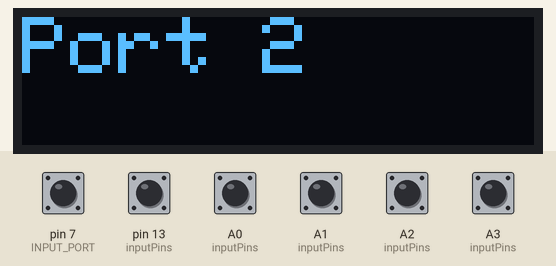
Recording of a program running on a simulated Arduino Nano, built with avr-gcc and run on an emulated ATmega328P. Shown: 128×32 one-colour display. The inputs (shaded band) are chosen by the test bench; at power-on: A0 (inputPins), A1 (inputPins), A2 (inputPins), A3 (inputPins), pin 7 (INPUT_PORT), pin 13 (inputPins) HIGH. What the program prints to the serial monitor is not drawn.

Above: at 1.3 s.
1.4 s: pin 13 (inputPins) pulled LOW for 0.15 s
At 1.49 s:
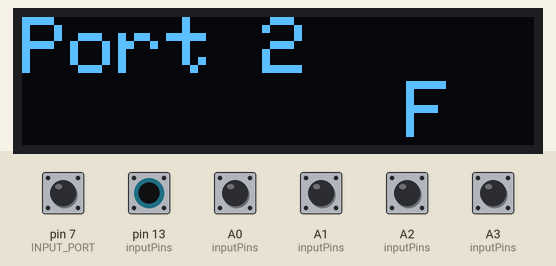
3.0 s: A0 (inputPins) pulled LOW for 0.15 s
At 3.09 s:
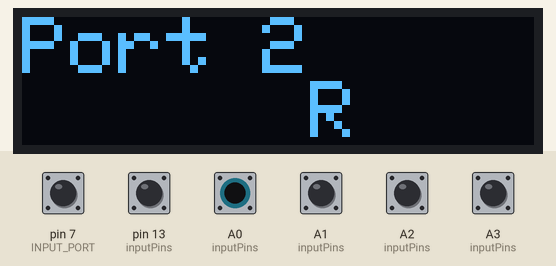
4.6 s: A1 (inputPins) pulled LOW for 0.15 s
At 4.69 s:
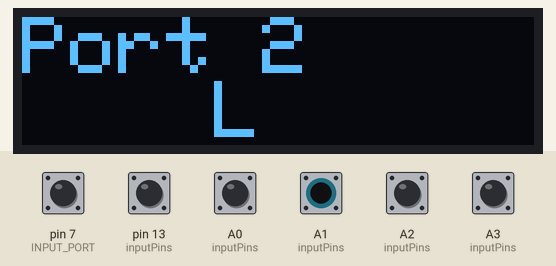
6.2 s: A2 (inputPins) pulled LOW for 0.15 s
At 6.29 s:
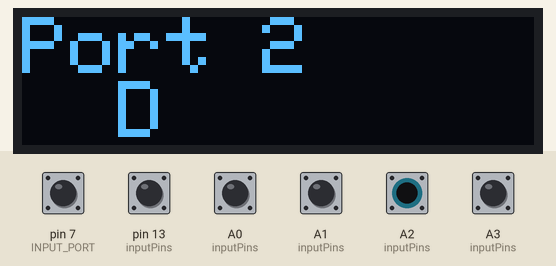
7.8 s: A3 (inputPins) pulled LOW for 0.15 s
At 7.89 s:
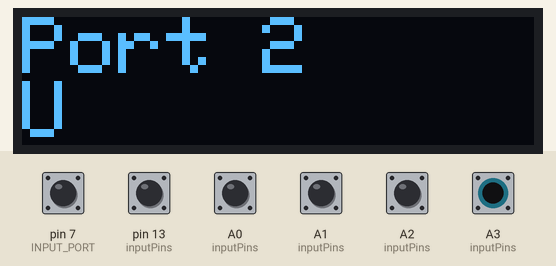
9.4 s: pin 7 (INPUT_PORT) pulled LOW for 1 s
At 9.9 s:
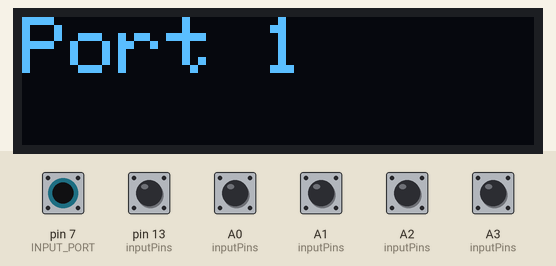
Timing chart, 0 to 12.4 s (numbered marks = the images above; inputs shaded):
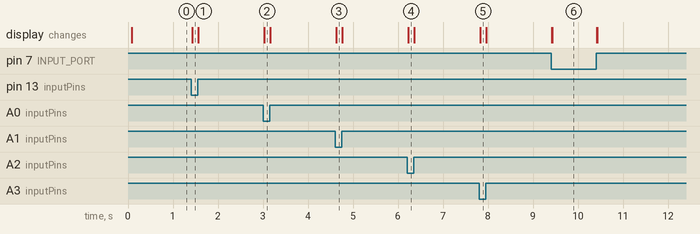

The program:

main.cpp
```cpp
#include <Arduino.h>
#include <Wire.h>
#include <Adafruit_GFX.h>
#include <Adafruit_SSD1306.h>

#define SCREEN_WIDTH 128 // OLED display width, in pixels
#define SCREEN_HEIGHT 32 // OLED display height, in pixels
#define SCREEN_HALF_HEIGHT 16 // OLED display height, in pixels
#define BUTTON_FIELD_WIDTH 24  // The buttons are on line 1, write to fields this wide

#define OLED_RESET     -1 // Reset pin # (or -1 if sharing Arduino reset pin)
#define SCREEN_ADDRESS 0x3C
Adafruit_SSD1306 display(SCREEN_WIDTH, SCREEN_HEIGHT, &Wire, OLED_RESET);

// Print debug messages to serial?
#define debug 1

// Configure pins for output to joystick port 2
#define C64_PORT2_UP 2
#define C64_PORT2_DOWN 3
#define C64_PORT2_LEFT 4
#define C64_PORT2_RIGHT 5
#define C64_PORT2_FIRE 6

// Configure pins for output to joystick port 1
#define C64_PORT1_UP 8
#define C64_PORT1_DOWN 9
#define C64_PORT1_LEFT 10
#define C64_PORT1_RIGHT 11
#define C64_PORT1_FIRE 12

// Configure the pin that selects the joystick port
#define INPUT_PORT 7

// Configure the input joystick pin for NANO with
// LED and resistor MUST BE REMOVED from the Nano.
// This pinout should also work with an Arduino Uno Rev3.
#define INPUT_UP A3
#define INPUT_DOWN A2
#define INPUT_LEFT A1
#define INPUT_RIGHT A0
#define INPUT_FIRE 13

// Current state of inputs
int state_port = 0;
int state_changed_port = 0;

#define NUM_STATES 5
#define NUM_DIR_STATES 4

// Current state of inputs
int all_states[] = { 0, 0, 0, 0, 0 };
// If states of inputs changed this loop iteration
int all_state_changes[] = { 0, 0, 0, 0, 0 };

int output2Pins[] = { C64_PORT2_UP, C64_PORT2_DOWN, C64_PORT2_LEFT, C64_PORT2_RIGHT, C64_PORT2_FIRE };
int output1Pins[] = { C64_PORT1_UP, C64_PORT1_DOWN, C64_PORT1_LEFT, C64_PORT1_RIGHT, C64_PORT1_FIRE };
int inputPins[] = { INPUT_UP, INPUT_DOWN, INPUT_LEFT, INPUT_RIGHT, INPUT_FIRE };

String oledLabels[] = { "U", "D", "L", "R", "F" };


// If the OLED is present
int oled = 1;

void writeOledField(int line, String text, int x, int width) {
    if (oled) {
      int y = (line == 0) ? 0 : 16;
      // Clear the line
      display.fillRect(x, y, width, SCREEN_HALF_HEIGHT, SSD1306_BLACK);
      display.display();
      // Write the line
      display.setCursor(x, y);
      display.println(text);
      display.display();
      Serial.println(text);
    }
}

void writeOled(int line, String text) {
    writeOledField(line, text, 0, SCREEN_WIDTH);
}

void releaseOutput(int input) {
    pinMode(input, INPUT);
}

void pressOutput(int input) {
  pinMode(input, OUTPUT);
  digitalWrite(input, LOW);
}

void releaseAllOutputs() {
  // When not pressed, output ports need to default to input
  // so they float (or they will conflict with the c64 keyboard).
  for (int i = 0; i < NUM_STATES; i++) {
    releaseOutput(output1Pins[i]);
    releaseOutput(output2Pins[i]);
  }
}

void changePorts() {

  releaseAllOutputs();

  state_changed_port = 0;
  for (int i = 0; i < NUM_STATES; i++) {
    all_states[i] = 0;
    all_state_changes[i] = 0;
  }

  if (state_port) {
    writeOled(0, "Port 2");
  }
  else {
    writeOled(0, "Port 1");
  }

  // We've cleared the presses. Clear them on the display.
  writeOled(1, "");
}

void readInputs() {
  int portValue = digitalRead(INPUT_PORT);
  if (portValue == HIGH) {
    if (!state_port) {
      state_changed_port = 1;
      state_port = 1;
    }
  }
  else {
    if (state_port) {
      state_changed_port = 1;
      state_port = 0;
    }
  }

  if (state_changed_port) {
      // Port chganed. Handle that right away.
      // This will clear all known inputs/outputs
      changePorts();
  }

  // Read the inputs
  for (int i = 0; i < NUM_STATES; i++) {
    int value = digitalRead(inputPins[i]);
    if (value == LOW) {
      // Input grounded - button pressed.
      if (!all_states[i]) {
        all_state_changes[i] = 1;
        all_states[i] = 1;
      }
    }
    else {
      if (all_states[i]) {
        all_state_changes[i] = 1;
        all_states[i] = 0;
      }
    }
  }
}

void applyReleaseChanges() {
  for (int i = 0; i < NUM_STATES; i++) {
    if (all_state_changes[i]) {
      if (!all_states[i]) {
        releaseOutput(state_port ? output2Pins[i] : output1Pins[i]);
        writeOledField(1, "", BUTTON_FIELD_WIDTH * i, BUTTON_FIELD_WIDTH);
      }
    }
  }
}

void applyPressedChanges() {
  for (int i = 0; i < NUM_STATES; i++) {
    if (all_state_changes[i]) {
      if (all_states[i]) {
        pressOutput(state_port ? output2Pins[i] : output1Pins[i]);
        writeOledField(1, oledLabels[i], BUTTON_FIELD_WIDTH * i, BUTTON_FIELD_WIDTH);
      }
    }
  }
}

void changesComplete() {
  state_changed_port = 0;
  for (int i = 0; i < NUM_STATES; i++) {
    all_state_changes[i] = 0;
  }
}

void setup() {
  Serial.begin(9600);
  Serial.println("C64 JoyTamer");

  if(!display.begin(SSD1306_SWITCHCAPVCC, SCREEN_ADDRESS)) {
    oled = 0;
    Serial.println("Could not init SSD1306");
  }
  if (oled) {
    Serial.println("Configuring SSD1306");
    display.clearDisplay();
    display.setTextSize(2);
    display.setTextColor(SSD1306_WHITE);
    writeOled(0, "Starting");
  }

  // Note I desoldered the LED and resistor from the NANO
  // so I could use PIN 13 as GPIO.
  // Setup input pins
  pinMode(INPUT_PORT, INPUT_PULLUP);
  for (int i = 0; i < NUM_STATES; i++) {
    pinMode(inputPins[i], INPUT_PULLUP);
  }

  // Setup output pins.
  // When not pressed, output ports need to default to input
  // so they float (or they will conflict with the c64 keyboard).
  releaseAllOutputs();

  // Determine the port to write to by reading the switch
  // And setup to output to that port.
  state_port = digitalRead(INPUT_PORT);
  changePorts();
}

void loop() {
  // put your main code here, to run repeatedly:
  readInputs();

  applyReleaseChanges();
  applyPressedChanges();

  changesComplete();
}
```

Measured:
- after the input at 1.4 s, the display: changes at once (image 1)
- after the input at 3.0 s, the display: changes at once (image 2)
- after the input at 4.6 s, the display: changes at once (image 3)
- after the input at 6.2 s, the display: changes at once (image 4)
- after the input at 7.8 s, the display: changes at once (image 5)
- after the input at 9.4 s, the display: first changes at once (image 6 shows a later state)
